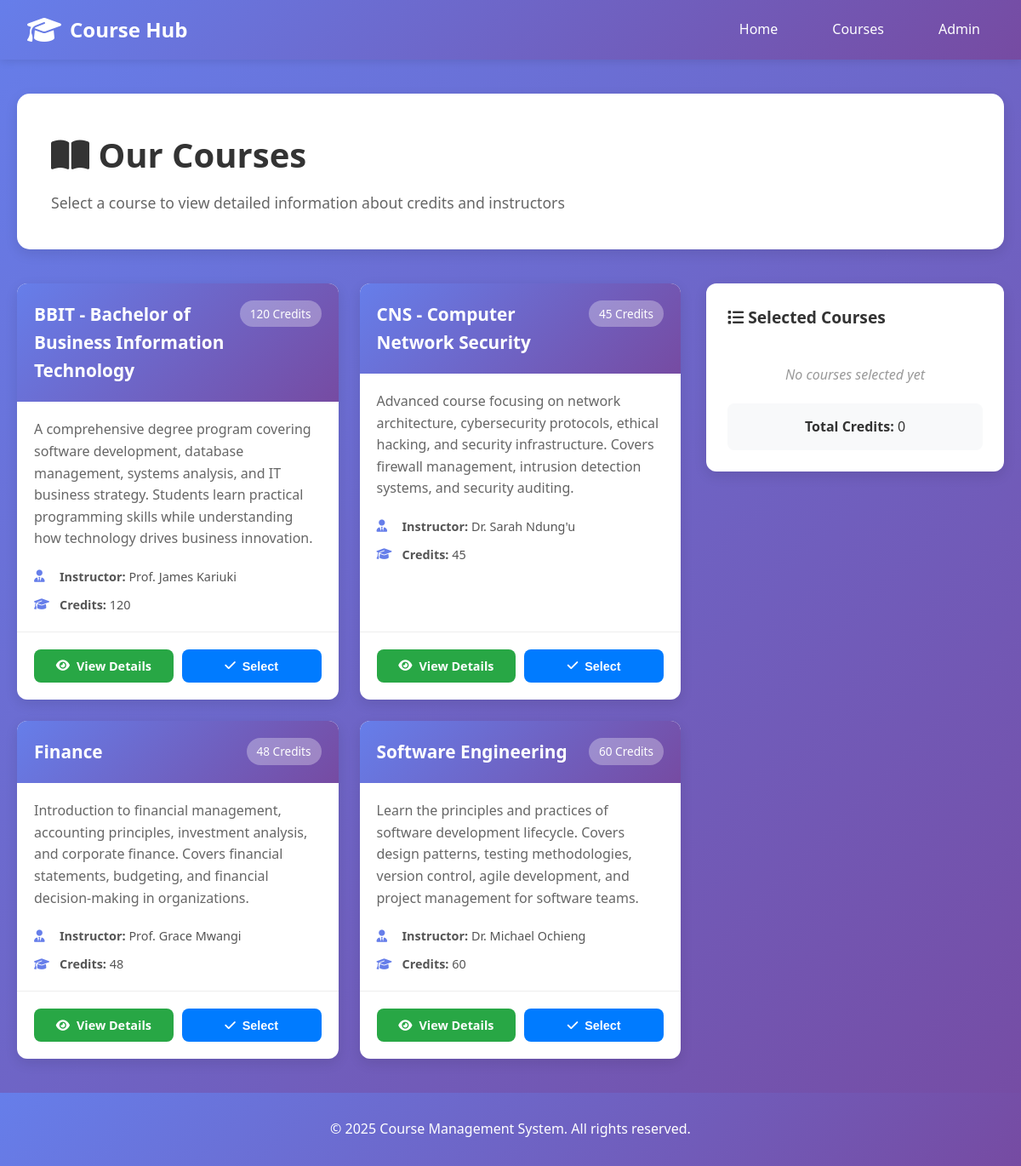
Page /courses/ on the committed database.
### courses/models.py (models this page shows, shortened)
class Course(models.Model):
    name = models.CharField(max_length=100)
    description = models.TextField(blank=True)
    instructor = models.CharField(max_length=100)
    credits = models.IntegerField(default=3)
    created_at = models.DateTimeField(auto_now_add=True)
    class Meta:
        ordering = ['name']

### courses/views.py (the view)
# urls.py: path('', views.course_list, name='course_list'),
def course_list(request):
    courses = Course.objects.all()
    return render(request, 'courses/course_list.html', {'courses': courses})

### courses/templates/courses/course_list.html (shortened to what this page needs)
{% extends 'base.html' %}
{% load static %}
{% block content %}
<div class="courses-header">
    <h1><i class="fas fa-book-open"></i> Our Courses</h1>
    <p>Select a course to view detailed information about credits and instructors</p>
</div>
<div class="courses-container">
    <div class="courses-grid">
        {% for course in courses %}
        <div class="course-card">
            <div class="course-header">
                <h2>{{ course.name }}</h2>
                <span class="credits-badge">{{ course.credits }} Credits</span>
            </div>
            <div class="course-body">
                <p class="description">{{ course.description|truncatewords:30 }}</p>
                <div class="course-info">
                    <div class="info-item">
                        <i class="fas fa-user-tie"></i>
                        <span><strong>Instructor:</strong> {{ course.instructor }}</span>
                    </div>
                    <div class="info-item">
                        <i class="fas fa-graduation-cap"></i>
                        <span><strong>Credits:</strong> {{ course.credits }}</span>
                    </div>
                </div>
            </div>
            <div class="course-footer">
                <a href="/courses/{{ course.id }}/" class="btn btn-view">
                    <i class="fas fa-eye"></i> View Details
                </a>
                <button class="btn btn-select" onclick="selectCourse({{ course.id }}, '{{ course.name }}')">
                    <i class="fas fa-check"></i> Select
                </button>
            </div>
        </div>
        {% empty %}
        <div class="no-courses">
            <i class="fas fa-inbox"></i>
            <p>No courses available at the moment</p>
        </div>
        {% endfor %}
    </div>
    <div class="selected-courses">
        <h3><i class="fas fa-list"></i> Selected Courses</h3>
        <div id="selected-list">
            <p class="empty-message">No courses selected yet</p>
        </div>
        <div class="selected-info" id="selected-info">
            <p><strong>Total Credits:</strong> <span id="total-credits">0</span></p>
        </div>
    </div>
</div>
{% endblock %}

### courses/templates/base.html (shortened to what this page needs)
{% load static %}
<!DOCTYPE html>
<html lang="en">
<head>
    <link rel="stylesheet" href="{% static 'css/style.css' %}">
    <link rel="stylesheet" href="https://cdnjs.cloudflare.com/ajax/libs/font-awesome/6.4.0/css/all.min.css">
</head>
<body>
    <nav class="navbar">
        <div class="nav-container">
            <div class="nav-logo">
                <i class="fas fa-graduation-cap"></i>
                <span>Course Hub</span>
            </div>
            <ul class="nav-menu">
                <li><a href="/" class="nav-link">Home</a></li>
                <li><a href="/courses/" class="nav-link">Courses</a></li>
                <li><a href="/admin/" class="nav-link" target="_blank">Admin</a></li>
            </ul>
        </div>
    </nav>
    <div class="container">
        {% block content %}{% endblock %}
    </div>
    <footer class="footer">
        <p>&copy; 2025 Course Management System. All rights reserved.</p>
    </footer>
</body>
</html>

### courses/static/css/style.css (style rules this page uses)
* { margin: 0; padding: 0; box-sizing: border-box; }
body { font-family: 'Segoe UI', Tahoma, Geneva, Verdana, sans-serif; line-height: 1.6; color: #333; background: linear-gradient(135deg, #667eea 0%, #764ba2 100%); min-height: 100vh; display: flex; flex-direction: column; }
.container { flex: 1; max-width: 1400px; margin: 0 auto; padding: 40px 20px; width: 100%; }
.navbar { background: linear-gradient(135deg, #667eea 0%, #764ba2 100%); box-shadow: 0 2px 10px rgba(0, 0, 0, 0.1); position: sticky; top: 0; z-index: 100; }
.nav-container { max-width: 1400px; margin: 0 auto; padding: 1rem 2rem; display: flex; justify-content: space-between; align-items: center; }
.nav-logo { color: white; font-size: 1.5rem; font-weight: bold; display: flex; align-items: center; gap: 10px; }
.nav-logo i { font-size: 2rem; }
.nav-menu { display: flex; list-style: none; gap: 2rem; }
.nav-link { color: white; text-decoration: none; font-weight: 500; transition: all 0.3s ease; padding: 0.5rem 1rem; border-radius: 5px; }
.btn { padding: 12px 30px; border: none; border-radius: 8px; cursor: pointer; font-size: 1rem; font-weight: 600; transition: all 0.3s ease; display: inline-flex; align-items: center; gap: 8px; text-decoration: none; }
.btn-view { background: #28a745; color: white; padding: 8px 16px; font-size: 0.9rem; }
.btn-select { background: #007bff; color: white; padding: 8px 16px; font-size: 0.9rem; }
.courses-header { background: white; padding: 40px; border-radius: 15px; margin-bottom: 40px; box-shadow: 0 5px 15px rgba(0, 0, 0, 0.1); }
.courses-header h1 { color: #333; margin-bottom: 10px; font-size: 2.5rem; }
.courses-header p { color: #666; font-size: 1.1rem; }
.courses-container { display: grid; grid-template-columns: 1fr 350px; gap: 30px; }
.courses-grid { display: grid; grid-template-columns: repeat(auto-fill, minmax(300px, 1fr)); gap: 25px; }
.course-card { background: white; border-radius: 12px; overflow: hidden; box-shadow: 0 5px 15px rgba(0, 0, 0, 0.1); transition: all 0.3s ease; display: flex; flex-direction: column; }
.course-header { background: linear-gradient(135deg, #667eea 0%, #764ba2 100%); color: white; padding: 20px; display: flex; justify-content: space-between; align-items: flex-start; }
.course-header h2 { font-size: 1.3rem; flex: 1; margin: 0; }
.credits-badge { background: rgba(255, 255, 255, 0.3); padding: 5px 12px; border-radius: 20px; font-size: 0.85rem; white-space: nowrap; }
.course-body { padding: 20px; flex: 1; }
.description { color: #666; margin-bottom: 20px; line-height: 1.6; }
.course-info { display: flex; flex-direction: column; gap: 10px; }
.info-item { display: flex; align-items: center; gap: 10px; font-size: 0.9rem; color: #555; }
.info-item i { color: #667eea; width: 20px; }
.course-footer { padding: 20px; display: flex; gap: 10px; border-top: 1px solid #eee; }
.course-footer .btn { flex: 1; justify-content: center; }
.selected-courses { background: white; padding: 25px; border-radius: 12px; box-shadow: 0 5px 15px rgba(0, 0, 0, 0.1); height: fit-content; position: sticky; top: 100px; }
.selected-courses h3 { color: #333; margin-bottom: 20px; font-size: 1.2rem; }
.empty-message { text-align: center; color: #999; padding: 20px; font-style: italic; }
.selected-info { background: #f8f9fa; padding: 15px; border-radius: 8px; text-align: center; color: #333; }
.footer { background: linear-gradient(135deg, #667eea 0%, #764ba2 100%); color: white; text-align: center; padding: 30px; margin-top: auto; }

### rows in the picture
Course: name "BBIT - Bachelor of Business Information Technology", credits "120", description "A comprehensive degree program covering software development, database management, systems analysis, and IT business strategy. Students learn practical programming skills while understanding how technology drives business innovation.", instructor "Prof. James Kariuki"
Course: name "CNS - Computer Network Security", credits "45", description "Advanced course focusing on network architecture, cybersecurity protocols, ethical hacking, and security infrastructure. Covers firewall management, intrusion detection systems, and security auditing.", instructor "Dr. Sarah Ndung'u"
Course: name "Finance", credits "48", description "Introduction to financial management, accounting principles, investment analysis, and corporate finance. Covers financial statements, budgeting, and financial decision-making in organizations.", instructor "Prof. Grace Mwangi"
Course: name "Software Engineering", credits "60", description "Learn the principles and practices of software development lifecycle. Covers design patterns, testing methodologies, version control, agile development, and project management for software teams.", instructor "Dr. Michael Ochieng"
